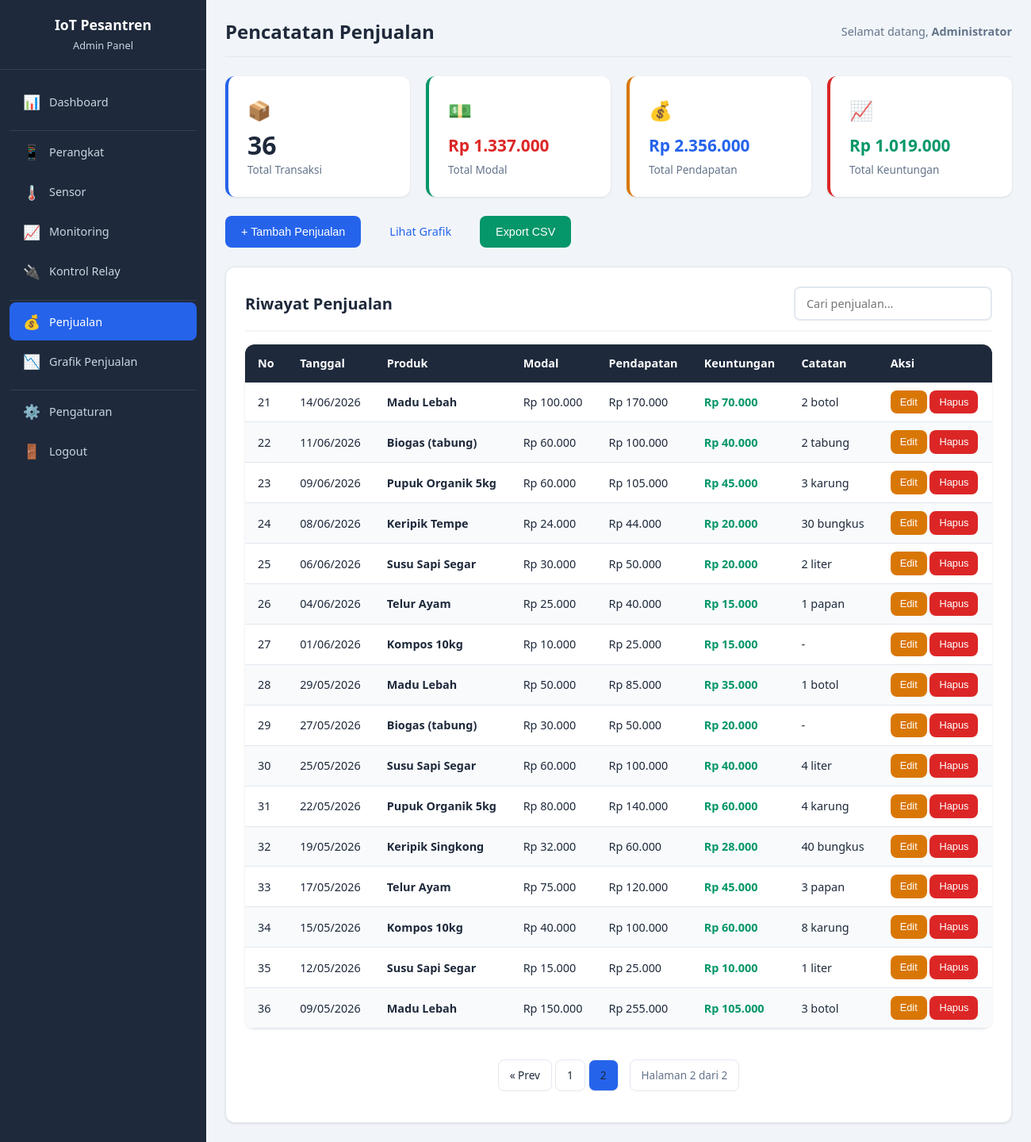
Page /admin/sales.php?page=2 (signed in) on the committed database.
### tables this page shows
CREATE TABLE IF NOT EXISTS users (
    id INT AUTO_INCREMENT PRIMARY KEY,
    username VARCHAR(50) UNIQUE NOT NULL,
    password VARCHAR(255) NOT NULL,
    full_name VARCHAR(100),
    email VARCHAR(100),
    role ENUM('admin','viewer') DEFAULT 'admin',
    created_at TIMESTAMP DEFAULT CURRENT_TIMESTAMP,
    updated_at TIMESTAMP DEFAULT CURRENT_TIMESTAMP ON UPDATE CURRENT_TIMESTAMP
);

CREATE TABLE IF NOT EXISTS sales (
    id INT AUTO_INCREMENT PRIMARY KEY,
    product_name VARCHAR(200) NOT NULL,
    capital DECIMAL(12,2) NOT NULL COMMENT 'Modal',
    revenue DECIMAL(12,2) NOT NULL COMMENT 'Harga jual / uang didapat',
    profit DECIMAL(12,2) GENERATED ALWAYS AS (revenue - capital) STORED COMMENT 'Keuntungan',
    sale_date DATE NOT NULL,
    notes TEXT,
    created_at TIMESTAMP DEFAULT CURRENT_TIMESTAMP,
    updated_at TIMESTAMP DEFAULT CURRENT_TIMESTAMP ON UPDATE CURRENT_TIMESTAMP,
    INDEX idx_sale_date (sale_date)
);

### config/auth.php (called while the page is built, shortened)
<?php
function isLoggedIn() {
    return isset($_SESSION['user_id']) && !empty($_SESSION['user_id']);
}
function getCurrentUser($conn) {
    $userId = $_SESSION['user_id'];
    $stmt = $conn->prepare("SELECT id, username, full_name, email, role FROM users WHERE id = ?");
    $stmt->bind_param("i", $userId);
    $stmt->execute();
    $result = $stmt->get_result();
    $user = $result->fetch_assoc();
    return $user;
}

### config/functions.php (called while the page is built, shortened)
<?php
function formatRupiah($number) {
    return 'Rp ' . number_format((float)$number, 0, ',', '.');
}

### admin/sales.php (the view, shortened to what this page needs)
<?php
require_once '../config/database.php';
require_once '../config/auth.php';
require_once '../config/functions.php';
$user = getCurrentUser($conn);
$stats = $conn->query("SELECT COUNT(*) as total_sales, COALESCE(SUM(capital),0) as total_capital, COALESCE(SUM(revenue),0) as total_revenue, COALESCE(SUM(profit),0) as total_profit FROM sales")->fetch_assoc();
$page = max(1, (int)($_GET['page'] ?? 1));
$perPage = 20;
$offset = ($page - 1) * $perPage;
$totalRows = $conn->query("SELECT COUNT(*) as c FROM sales")->fetch_assoc()['c'];
$totalPages = max(1, ceil($totalRows / $perPage));
$sales = $conn->query("SELECT * FROM sales ORDER BY sale_date DESC, id DESC LIMIT $perPage OFFSET $offset");
?>
<!DOCTYPE html>
<html lang="id">
<head>
    <link rel="stylesheet" href="../assets/css/style.css">
</head>
<body>
    <div class="admin-wrapper">
        <aside class="sidebar">
            <div class="sidebar-header">
                <h2>IoT Pesantren</h2>
                <p>Admin Panel</p>
            </div>
            <ul class="sidebar-nav">
                <li><a href="dashboard.php"><span class="nav-icon">&#128202;</span> Dashboard</a></li>
                <li class="sidebar-divider"></li>
                <li><a href="devices.php"><span class="nav-icon">&#128241;</span> Perangkat</a></li>
                <li><a href="sensors.php"><span class="nav-icon">&#127777;&#65039;</span> Sensor</a></li>
                <li><a href="monitoring.php"><span class="nav-icon">&#128200;</span> Monitoring</a></li>
                <li><a href="relay_control.php"><span class="nav-icon">&#128268;</span> Kontrol Relay</a></li>
                <li class="sidebar-divider"></li>
                <li><a href="sales.php" class="active"><span class="nav-icon">&#128176;</span> Penjualan</a></li>
                <li><a href="sales_chart.php"><span class="nav-icon">&#128201;</span> Grafik Penjualan</a></li>
                <li class="sidebar-divider"></li>
                <li><a href="settings.php"><span class="nav-icon">&#9881;&#65039;</span> Pengaturan</a></li>
                <li><a href="../logout.php"><span class="nav-icon">&#128682;</span> Logout</a></li>
            </ul>
        </aside>
        <main class="admin-content">
            <header class="admin-header">
                <h1 class="page-title">Pencatatan Penjualan</h1>
                <div class="admin-user-info">
                    <span>Selamat datang, <strong><?= htmlspecialchars($user['full_name']) ?></strong></span>
                </div>
            </header>
            <div class="stats-grid">
                <div class="stat-card">
                    <div class="stat-icon">&#128230;</div>
                    <div class="stat-value"><?= $stats['total_sales'] ?></div>
                    <div class="stat-label">Total Transaksi</div>
                </div>
                <div class="stat-card">
                    <div class="stat-icon">&#128181;</div>
                    <div class="stat-value" style="font-size:1.3rem; line-height:2rem; color:var(--danger)"><?= formatRupiah($stats['total_capital']) ?></div>
                    <div class="stat-label">Total Modal</div>
                </div>
                <div class="stat-card">
                    <div class="stat-icon">&#128176;</div>
                    <div class="stat-value" style="font-size:1.3rem; line-height:2rem; color:var(--primary)"><?= formatRupiah($stats['total_revenue']) ?></div>
                    <div class="stat-label">Total Pendapatan</div>
                </div>
                <div class="stat-card">
                    <div class="stat-icon">&#128200;</div>
                    <div class="stat-value" style="font-size:1.3rem; line-height:2rem; color:var(--secondary)"><?= formatRupiah($stats['total_profit']) ?></div>
                    <div class="stat-label">Total Keuntungan</div>
                </div>
            </div>
            <div class="d-flex gap-2 mb-3">
                <button onclick="openModal('addSaleModal')" class="btn btn-primary">+ Tambah Penjualan</button>
                <a href="sales_chart.php" class="btn btn-info">Lihat Grafik</a>
                <button onclick="exportTableCSV('salesTable', 'penjualan.csv')" class="btn btn-success">Export CSV</button>
            </div>
            <div class="card">
                <div class="card-header">
                    <h3>Riwayat Penjualan</h3>
                    <input type="text" id="searchSales" data-search-table="salesTable" class="form-control" style="max-width:250px" placeholder="Cari penjualan...">
                </div>
                <div class="table-responsive">
                    <table class="data-table" id="salesTable">
                        <thead>
                            <tr>
                                <th>No</th>
                                <th>Tanggal</th>
                                <th>Produk</th>
                                <th>Modal</th>
                                <th>Pendapatan</th>
                                <th>Keuntungan</th>
                                <th>Catatan</th>
                                <th>Aksi</th>
                            </tr>
                        </thead>
                        <tbody>
                            <?php if($sales && $sales->num_rows > 0): ?>
                                <?php $no = $offset + 1; while($s = $sales->fetch_assoc()): ?>
                                <tr>
                                    <td><?= $no++ ?></td>
                                    <td><?= date('d/m/Y', strtotime($s['sale_date'])) ?></td>
                                    <td><strong><?= htmlspecialchars($s['product_name']) ?></strong></td>
                                    <td><?= formatRupiah($s['capital']) ?></td>
                                    <td><?= formatRupiah($s['revenue']) ?></td>
                                    <td>
                                        <span style="color: <?= $s['profit'] >= 0 ? 'var(--secondary)' : 'var(--danger)' ?>; font-weight:600;">
                                            <?= formatRupiah($s['profit']) ?>
                                        </span>
                                    </td>
                                    <td><?= htmlspecialchars($s['notes'] ?? '-') ?></td>
                                    <td>
                                        <button onclick='editSale(<?= json_encode($s) ?>)' class="btn btn-sm btn-warning">Edit</button>
                                        <form method="POST" style="display:inline" onsubmit="return confirmDelete('Hapus data penjualan ini?')">
                                            <button type="submit" class="btn btn-sm btn-danger">Hapus</button>
                                        </form>
                                    </td>
                                </tr>
                                <?php endwhile; ?>
                            <?php else: ?>
                                <tr><td colspan="8" class="text-center">Belum ada data penjualan</td></tr>
                            <?php endif; ?>
                        </tbody>
                    </table>
                </div>
                <?php if($totalPages > 1): ?>
                <div class="pagination" style="padding:15px; text-align:center;">
                    <?php if($page > 1): ?>
                        <a href="?page=<?= $page - 1 ?>" class="btn btn-sm btn-outline">&laquo; Prev</a>
                    <?php endif; ?>
                    <?php for($i = max(1, $page-2); $i <= min($totalPages, $page+2); $i++): ?>
                        <a href="?page=<?= $i ?>" class="btn btn-sm <?= $i === $page ? 'btn-primary' : 'btn-outline' ?>"><?= $i ?></a>
                    <?php endfor; ?>
                    <span style="margin-left:10px; color:var(--text-light); font-size:0.85rem;">Halaman <?= $page ?> dari <?= $totalPages ?></span>
                </div>
                <?php endif; ?>
            </div>
        </main>
    </div>
</body>
</html>

### rows in the picture
users: full_name "Administrator"
sales: sale_date "14/06/2026", product_name "Madu Lebah", capital "Rp 100.000", revenue "Rp 170.000", profit "Rp 70.000", notes "2 botol"
sales: sale_date "11/06/2026", product_name "Biogas (tabung)", capital "Rp 60.000", revenue "Rp 100.000", profit "Rp 40.000", notes "2 tabung"
sales: sale_date "09/06/2026", product_name "Pupuk Organik 5kg", capital "Rp 60.000", revenue "Rp 105.000", profit "Rp 45.000", notes "3 karung"
sales: sale_date "08/06/2026", product_name "Keripik Tempe", capital "Rp 24.000", revenue "Rp 44.000", profit "Rp 20.000", notes "30 bungkus"
sales: sale_date "06/06/2026", product_name "Susu Sapi Segar", capital "Rp 30.000", revenue "Rp 50.000", profit "Rp 20.000", notes "2 liter"
sales: sale_date "04/06/2026", product_name "Telur Ayam", capital "Rp 25.000", revenue "Rp 40.000", profit "Rp 15.000", notes "1 papan"
sales: sale_date "01/06/2026", product_name "Kompos 10kg", capital "Rp 10.000", revenue "Rp 25.000", profit "Rp 15.000", notes "-"
sales: sale_date "29/05/2026", product_name "Madu Lebah", capital "Rp 50.000", revenue "Rp 85.000", profit "Rp 35.000", notes "1 botol"
sales: sale_date "27/05/2026", product_name "Biogas (tabung)", capital "Rp 30.000", revenue "Rp 50.000", profit "Rp 20.000", notes "-"
sales: sale_date "25/05/2026", product_name "Susu Sapi Segar", capital "Rp 60.000", revenue "Rp 100.000", profit "Rp 40.000", notes "4 liter"
sales: sale_date "22/05/2026", product_name "Pupuk Organik 5kg", capital "Rp 80.000", revenue "Rp 140.000", profit "Rp 60.000", notes "4 karung"
sales: sale_date "19/05/2026", product_name "Keripik Singkong", capital "Rp 32.000", revenue "Rp 60.000", profit "Rp 28.000", notes "40 bungkus"
sales: sale_date "17/05/2026", product_name "Telur Ayam", capital "Rp 75.000", revenue "Rp 120.000", profit "Rp 45.000", notes "3 papan"
sales: sale_date "15/05/2026", product_name "Kompos 10kg", capital "Rp 40.000", revenue "Rp 100.000", profit "Rp 60.000", notes "8 karung"
sales: sale_date "12/05/2026", product_name "Susu Sapi Segar", capital "Rp 15.000", revenue "Rp 25.000", profit "Rp 10.000", notes "1 liter"
sales: sale_date "09/05/2026", product_name "Madu Lebah", capital "Rp 150.000", revenue "Rp 255.000", profit "Rp 105.000", notes "3 botol"

### other values in the picture
$stats['total_sales'] "36"
formatRupiah($stats['total_capital']) "Rp 1.337.000"
formatRupiah($stats['total_revenue']) "Rp 2.356.000"
formatRupiah($stats['total_profit']) "Rp 1.019.000"
$page "2"
$totalPages "2"
